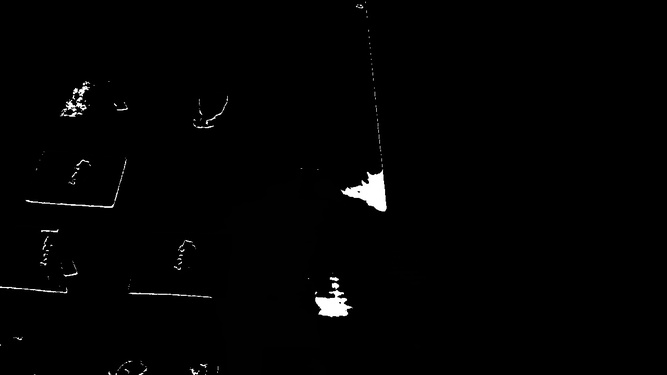
#> input picture Machine/diff.jpg, 667 x 375 px, shrunk from 1280 x 720 before the run, found by its file name
$ python con_find.py   (older library calls are emulated)
#> lines starting #> are read from the running program, lines starting #| are printed output that depends on the picture; after the words box and inside, x2 and y2 are one past the last pixel; in counts of white or black regions, pixels touching at a corner belong together
import cv2
import numpy as np

def main():
    x, y, w, h = searchchangepixel('diff.jpg')
    crop("img1.jpg", x, y, w, h)

def searchchangepixel (resultant_image):

#> called with resultant_image = 'diff.jpg'
    img = cv2.imread(resultant_image, 0)
#> img is the input picture: shape (375, 667); min 0, max 255, mean 2.7
    (ret, thresh) = cv2.threshold(img, 127, 255, 0)
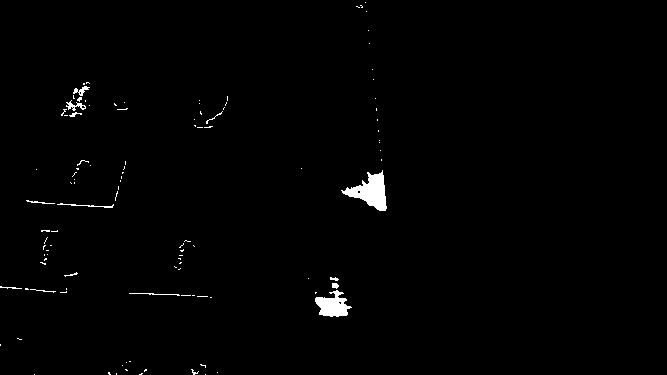
#> thresh: shape (375, 667); 0.97% white; 110 white regions (96 under 20 px)
    #print (cv2.findContours(thresh, 1, 2))
    #print (len(cv2.findContours(thresh, 1, 2)))
    uglyvar, contours, hierarchy = cv2.findContours(thresh, 1, 2)
#> contours = 115 contours, 109 with area under 20; largest, box (x1, y1, x2, y2) and area: (341, 170, 387, 211) 818, (315, 290, 352, 317) 524, (66, 100, 86, 111) 60, (73, 86, 90, 96) 50, (57, 203, 114, 208) 23, (332, 283, 339, 289) 22
    x = []
    for i in range(1000):
        cnt = contours[i]
        print(cv2.contourArea(cnt))
        x.append(cv2.contourArea(cnt))
#> this loop made 116 passes
#> cnt on passes 1, 2, 4, 5, 9, 10, 12, 13, 14, 17, 18, 19: [[205, 374]], [[34, 374]], [[116, 373], [116, 374]], [[217, 372]], [[125, 369], [126, 370], [127, 370], [126, 369]], [[122, 365]], [[126, 362]], [[129, 361], [130, 361]], [[0, 344], [0, 345]], [[210, 297], [211, 297]], [[197, 296], [207, 296]], [[192, 295], [194, 295]]
#| 0.0
#| 0.0
#| 1.0
#| 0.0
#| 0.0
#| 2.0
#| 7.0
#| 2.0
#> (further printed lines are left out)
#> after the loop, x = 115 values, max 818 at index 63, min 0 at index 0, mean 14.41
    print(max(x))
    large = x.index(max(x))
    cnt = contours[large]
    x,y,w,h = cv2.boundingRect(cnt)
    cv2.rectangle(img, (x,y), (x+w, y+h), (0,255,0),2)
    cv2.imwrite("something.jpg", img)
    return( x, y, w, h )# where x, y is the coordinate of the upper left coordinate,

def crop(filename, x, y, w, h):
    img = cv2.imread(filename)
    crop_img = img[y: y+h, x: x+w]
    cv2.imwrite("pleasework.jpg", crop_img)
    #cv2.imshow("cropped", crop_img)
    #.waitkey(0)

if __name__ == "__main__":
#> (the run stopped early here; a loop or call above may not have finished)
